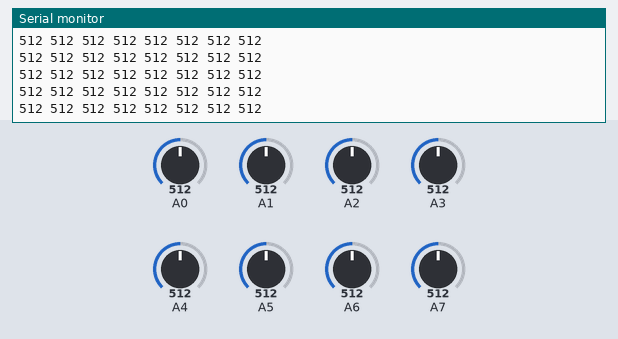
A sketch run on a simulated Arduino Nano, built with avr-gcc and run on an emulated ATmega328P. On the bench: the last lines printed to the serial monitor. The test bench sets the inputs (shaded band); at power-on: A0 = 512, A1 = 512, A2 = 512, A3 = 512, A4 = 512, A5 = 512, A6 = 512, A7 = 512.

Above: at 1.2 s.
1.3 s: A0 set to 111
At 1.33 s:
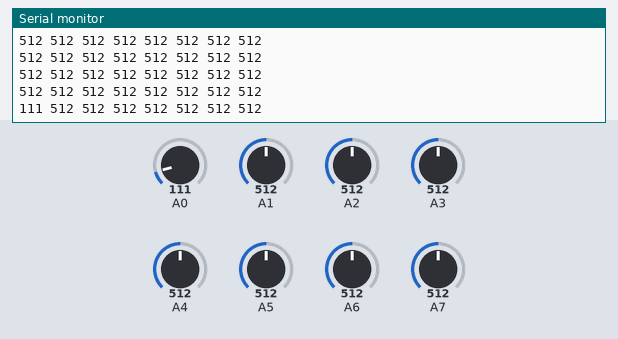
4.3 s: A0 set to 90
At 4.3 s:
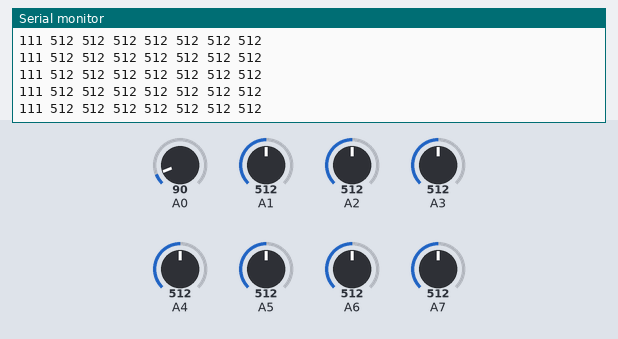
Timing chart, 0 to 7.3 s (numbered marks = the images above; inputs shaded):
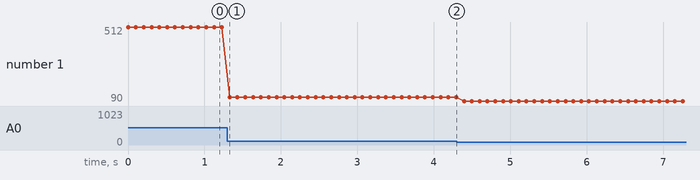

The sketch:

Sensore_Novos.ino
```cpp
  void setup() {
    Serial.begin(9600);

    // Configura o pino de controle IR como saída (opcional)
    // pinMode(2, OUTPUT); // IR LED control (opcional)

    // // Ativa os LEDs IR
    // digitalWrite(2, HIGH);
  }

  void loop() {
    int sensorValues[8];

    // Lê os valores dos sensores analógicos
    sensorValues[0] = analogRead(A0);
    sensorValues[1] = analogRead(A1);
    sensorValues[2] = analogRead(A2);
    sensorValues[3] = analogRead(A3);
    sensorValues[4] = analogRead(A4);
    sensorValues[5] = analogRead(A5);
    sensorValues[6] = analogRead(A6);
    sensorValues[7] = analogRead(A7);

    // Imprime os valores no monitor serial
    for (int i = 0; i < 8; i++) {
      Serial.print(sensorValues[i]);
      Serial.print(" ");
    }
    Serial.println();

    delay(100); // Pequeno atraso para leitura estável
  }
```

Measured:
- after the input at 1.3 s, the serial monitor: prints a new line at once (image 1)
- plotted number 1: 512 → 111 after the input at 1.3 s, 111 → 90 after the input at 4.3 s
